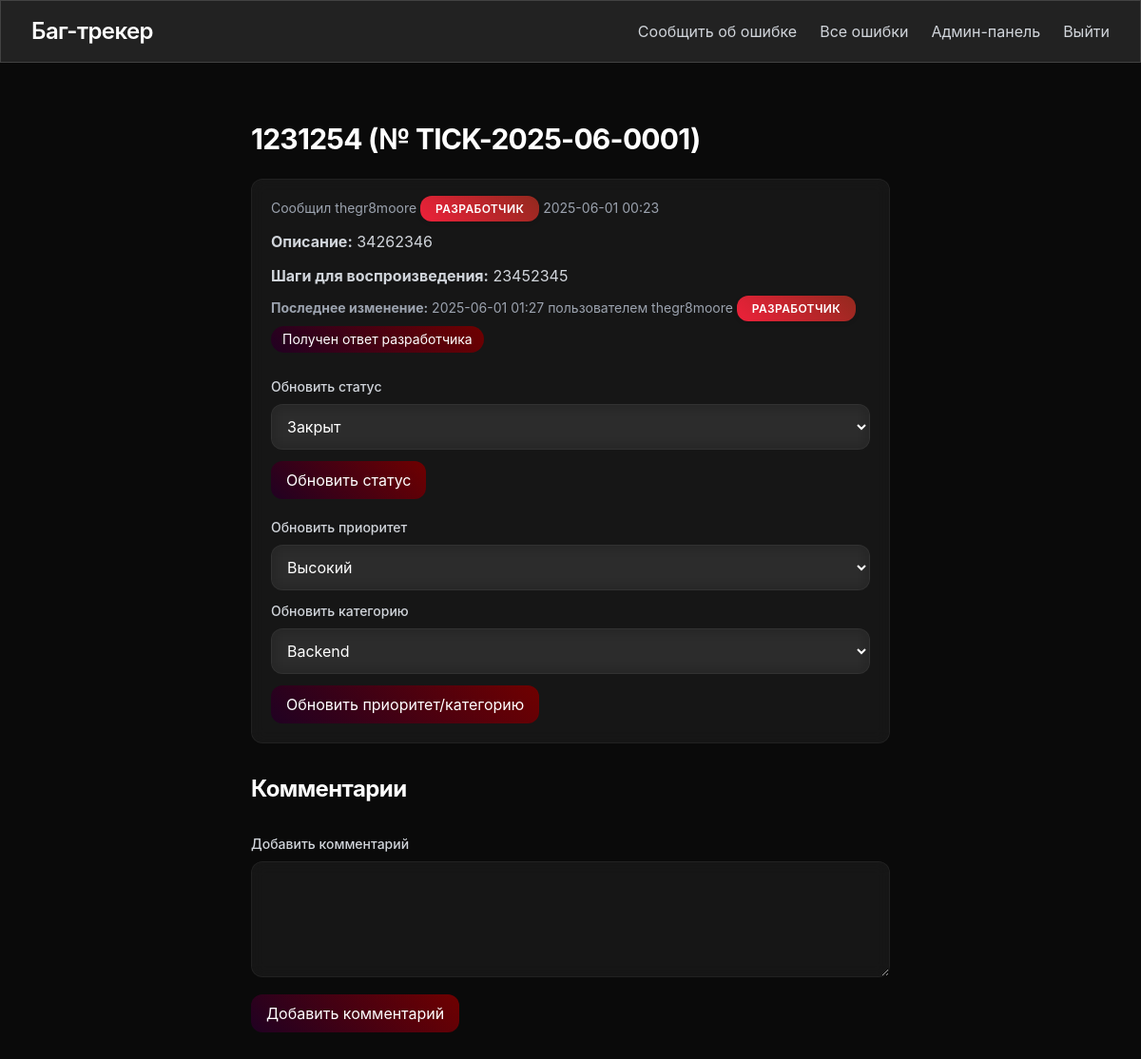
/bug/1 (signed in), run on the app's committed database.
### tables this page shows
CREATE TABLE bug_reports (
            id INTEGER PRIMARY KEY AUTOINCREMENT,
            ticket_number TEXT UNIQUE NOT NULL,
            title TEXT NOT NULL,
            description TEXT NOT NULL,
            steps TEXT NOT NULL,
            status TEXT NOT NULL DEFAULT 'Открыт',
            priority TEXT NOT NULL DEFAULT 'Средний',
            category TEXT NOT NULL DEFAULT 'Общее',
            created_at TIMESTAMP NOT NULL,
            last_updated_at TIMESTAMP,
            last_updated_by INTEGER,
            user_id INTEGER,
            FOREIGN KEY (user_id) REFERENCES users (id),
            FOREIGN KEY (last_updated_by) REFERENCES users (id)
        );

CREATE TABLE users (
            id INTEGER PRIMARY KEY AUTOINCREMENT,
            username TEXT UNIQUE NOT NULL,
            password TEXT NOT NULL,
            role TEXT NOT NULL DEFAULT 'Игрок',
            is_admin BOOLEAN NOT NULL DEFAULT 0
        );

### app.py (the view, shortened to what this page needs)
@app.route('/bug/<int:bug_id>', methods=['GET', 'POST'])
@login_required
def bug_detail(bug_id):
    with sqlite3.connect('bugs.db') as conn:
        conn.row_factory = sqlite3.Row
        c = conn.cursor()
        c.execute('SELECT br.*, u.username, u.role FROM bug_reports br JOIN users u ON br.user_id = u.id WHERE br.id = ?', (bug_id,))
        bug = c.fetchone()
        if not bug:
            flash('Баг-репорт не найден')
            return redirect(url_for('bug_list'))
        c.execute('SELECT c.*, u.username, u.role FROM comments c JOIN users u ON c.user_id = u.id WHERE c.bug_id = ? ORDER BY c.created_at', (bug_id,))
        comments = c.fetchall()
        last_updated_user = None
        if bug['last_updated_by']:
            c.execute('SELECT u.username, u.role FROM users u WHERE u.id = ?', (bug['last_updated_by'],))
            last_updated_user = c.fetchone()
    bug = dict(bug, created_at=datetime.fromisoformat(bug['created_at']), last_updated_at=datetime.fromisoformat(bug['last_updated_at']) if bug['last_updated_at'] else None)
    comments = [dict(comment, created_at=datetime.fromisoformat(comment['created_at'])) for comment in comments]
    last_updated_user = dict(last_updated_user) if last_updated_user else None
    return render_template('bug_detail.html', bug=bug, comments=comments, last_updated_user=last_updated_user)

### app.py (called while the page is built)
@login_manager.user_loader
def load_user(user_id):
    with sqlite3.connect('bugs.db') as conn:
        c = conn.cursor()
        c.execute('SELECT id, username, role, is_admin FROM users WHERE id = ?', (user_id,))
        user = c.fetchone()
        if user:
            return User(user[0], user[1], user[2], user[3])
        return None

### templates/bug_detail.html (shortened to what this page needs)
{% extends 'base.html' %}
{% block content %}
<div class="max-w-2xl mx-auto mt-12 fade-in">
    <h2 class="text-3xl font-bold tracking-tight mb-6 text-white">{{ bug.title }} (№ {{ bug.ticket_number }})</h2>
    <div class="glass p-5 rounded-xl">
        <p class="text-gray-400 text-sm">Сообщил {{ bug.username }}
            <span class="role-banner
                {% if bug.role == 'Разработчик' %}role-developer{% endif %}
                {% if bug.role == 'Админ' %}role-admin{% endif %}"
            >{{ bug.role }}</span> {{ bug.created_at.strftime('%Y-%m-%d %H:%M') }}
        </p>
        <p class="text-gray-300 mt-3"><strong>Описание:</strong> {{ bug.description }}</p>
        <p class="text-gray-300 mt-3"><strong>Шаги для воспроизведения:</strong> {{ bug.steps }}</p>
        {% if last_updated_user %}
            <p class="text-gray-400 text-sm mt-3"><strong>Последнее изменение:</strong> {{ bug.last_updated_at.strftime('%Y-%m-%d %H:%M') }} пользователем {{ last_updated_user.username }}
                <span class="role-banner
                    {% if last_updated_user.role == 'Разработчик' %}role-developer{% endif %}
                    {% if last_updated_user.role == 'Админ' %}role-admin{% endif %}"
                >{{ last_updated_user.role }}</span>
            </p>
            {% if last_updated_user.role == 'Разработчик' %}
                <span class="inline-block mt-2 px-3 py-1 gradient-button rounded-full text-sm text-white hover-scale">Получен ответ разработчика</span>
            {% elif last_updated_user.role == 'Агент поддержки' %}
                <span class="inline-block mt-2 px-3 py-1 gradient-button rounded-full text-sm text-white hover-scale">Получен ответ от поддержки</span>
            {% endif %}
        {% endif %}
        {% if current_user.is_admin %}
            <form method="POST" class="mt-5">
                <label for="status" class="block text-sm font-medium text-gray-300">Обновить статус</label>
                <select id="status" name="status" class="mt-2 w-full p-3 glass rounded-xl text-white focus:ring-blue-500 focus:border-blue-500 transition">
                    <option value="Закрыт" {% if bug.status == 'Закрыт' %}selected{% endif %}>Закрыт</option>
                </select>
                <button type="submit" class="mt-3 gradient-button text-white px-4 py-2 rounded-xl hover-scale">Обновить статус</button>
            </form>
            <form method="POST" action="{{ url_for('update_bug') }}" class="mt-5">
                <label for="priority" class="block text-sm font-medium text-gray-300">Обновить приоритет</label>
                <select id="priority" name="priority" class="mt-2 w-full p-3 glass rounded-xl text-white focus:ring-blue-500 focus:border-blue-500 transition">
                    <option value="Высокий" {% if bug.priority == 'Высокий' %}selected{% endif %}>Высокий</option>
                </select>
                <label for="category" class="block text-sm font-medium text-gray-300 mt-3">Обновить категорию</label>
                <select id="category" name="category" class="mt-2 w-full p-3 glass rounded-xl text-white focus:ring-blue-500 focus:border-blue-500 transition">
                    <option value="Backend" {% if bug.category == 'Backend' %}selected{% endif %}>Backend</option>
                </select>
                <button type="submit" class="mt-3 gradient-button text-white px-4 py-2 rounded-xl hover-scale">Обновить приоритет/категорию</button>
            </form>
        {% endif %}
    </div>
    <h3 class="text-2xl font-bold tracking-tight mt-8 mb-5 text-white">Комментарии</h3>
    <form method="POST" action="{{ url_for('bug_detail', bug_id=bug.id) }}" class="mt-8">
        <label for="comment" class="block text-sm font-medium text-gray-300">Добавить комментарий</label>
        <textarea id="comment" name="comment" rows="4" class="mt-2 w-full p-3 glass rounded-xl focus:ring-blue-500 focus:border-blue-500 text-white transition" required></textarea>
        <button type="submit" class="mt-3 gradient-button text-white px-4 py-2 rounded-xl hover-scale">Добавить комментарий</button>
    </form>
</div>
{% endblock %}

### templates/base.html (style rules this page uses)
body { font-family: 'SF Pro Display', -apple-system, BlinkMacSystemFont, 'Segoe UI', Roboto, sans-serif; background: #0a0a0a; color: #e0e0e0; overflow-x: hidden; }
.glass { background: rgba(255, 255, 255, 0.05); backdrop-filter: blur(8px); border: 1px solid rgba(255, 255, 255, 0.05); transition: all 0.3s ease; }
.fade-in { animation: fadeIn 0.6s ease-in-out; }
.hover-scale { transition: transform 0.2s ease; }
.gradient-button { background: linear-gradient(45deg, #200122, #6f0000); position: relative; overflow: hidden; }
.gradient-button::before { content: ''; position: absolute; top: 0; left: -100%; width: 100%; height: 100%; background: linear-gradient(45deg, transparent, rgba(255, 255, 255, 0.2), transparent); transition: left 0.4s ease; }
.role-banner { padding: 0.4rem 1rem; border-radius: 0.75rem; font-size: 0.75rem; font-weight: 600; text-transform: uppercase; letter-spacing: 0.03em; box-shadow: 0 2px 4px rgba(0, 0, 0, 0.1); transition: transform 0.2s ease, box-shadow 0.2s ease; }
.role-developer { background: linear-gradient(45deg, #ED213A, #93291E); color: #fff; }
select { background: #0a0a0a; color: #e0e0e0; border: 1px solid rgba(255, 255, 255, 0.1); }
select option { background: #0a0a0a; color: #e0e0e0; }

### data on the page
bug_reports: title "1231254", ticket_number "TICK-2025-06-0001", description "34262346", steps "23452345", status "Закрыт", priority "Высокий", category "Backend"
users: username "thegr8moore", role "РАЗРАБОТЧИК"

### other printed values
{{ bug.created_at.strftime('%Y-%m-%d %H:%M') }} "2025-06-01 00:23"
{{ bug.last_updated_at.strftime('%Y-%m-%d %H:%M') }} "2025-06-01 01:27"
